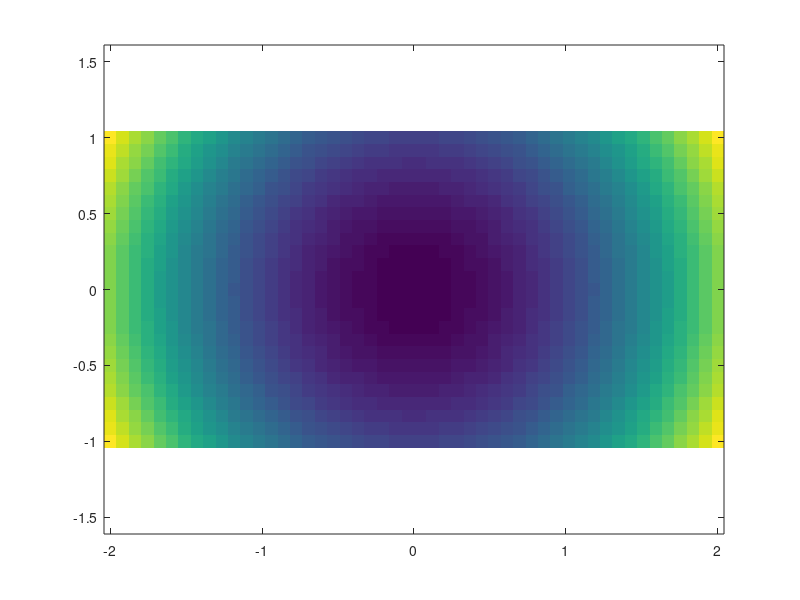

Recreate this plot in MATLAB.
xa = linspace(-2,2,50);
ya = linspace(-1,1,25);
[Y,X] = meshgrid(ya,xa);
D = X.^2 + Y.^2;
h = imagesc(xa,ya,D');
h2 = get(h,'Parent');
set(h2, 'YDir', 'normal');
axis equal tight;